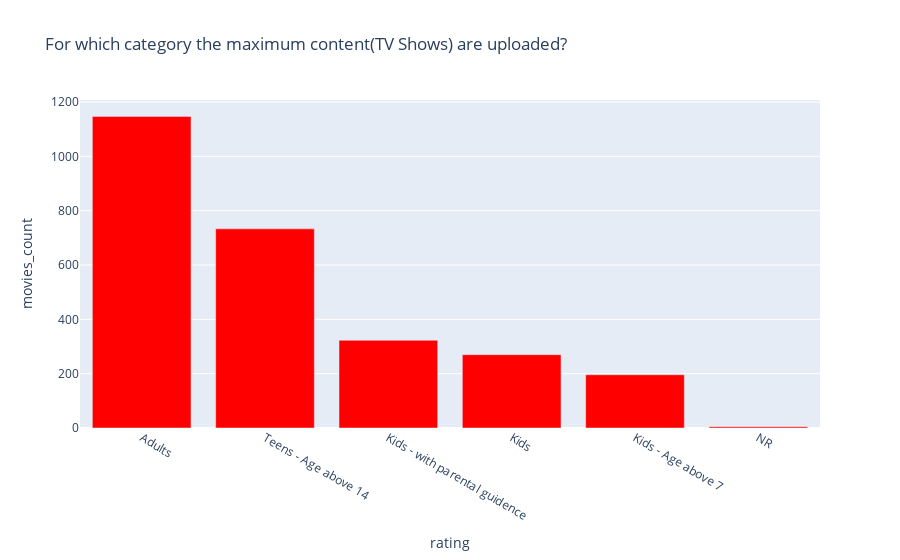

Notebook source saved alongside this figure:
### Markdown cell above
###### It seems the most content(Movies) on Netflix caters to Adults and then teens and kids and has evidenced fron the graph it is declining at the rate.

### Code cell
df_3 = df1.query("type == 'TV Show'")
df_3 = df_3[["title", "rating"]]
df_3 = df_3.groupby('rating')["title"].count().reset_index().sort_values('title', ascending = False)
df_3 = df_3.rename(columns = {"title": "movies_count"})
px.bar(df_3, x='rating', y='movies_count', color_discrete_sequence=['red'],
       title='For which category the maximum content(TV Shows) are uploaded?')

### Figure 1 — Plotly figure (JSON) as saved in the notebook; plotly's stock layout.template omitted (floating-point values rounded to 4 significant figures)
{"data": [{"alignmentgroup": "True", "hovertemplate": "rating=%{x}<br>movies_count=%{y}<extra></extra>", "legendgroup": "", "marker": {"color": "red", "pattern": {"shape": ""}}, "name": "", "offsetgroup": "", "orientation": "v", "showlegend": false, "textposition": "auto", "type": "bar", "x": ["Adults", "Teens - Age above 14", "Kids - with parental guidence", "Kids", "Kids - Age above 7", "NR"], "xaxis": "x", "y": [1147, 733, 323, 270, 196, 5], "yaxis": "y"}], "layout": {"barmode": "relative", "legend": {"tracegroupgap": 0}, "title": {"text": "For which category the maximum content(TV Shows) are uploaded?"}, "xaxis": {"anchor": "y", "domain": [0, 1], "title": {"text": "rating"}}, "yaxis": {"anchor": "x", "domain": [0, 1], "title": {"text": "movies_count"}}}}
